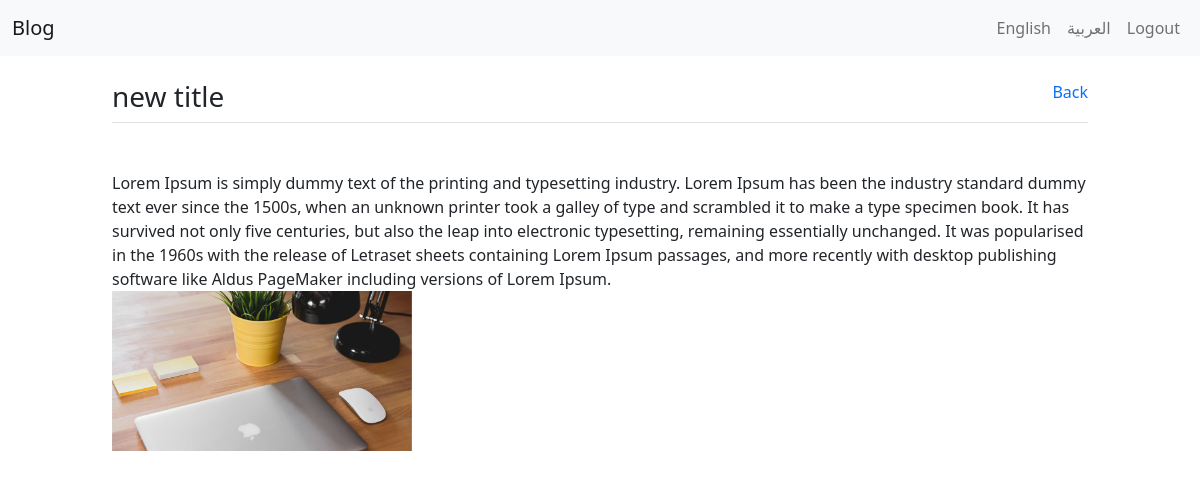
/show-post.php?id=2 (signed in), run on the app's committed database.
### tables this page shows
CREATE TABLE `posts` (
  `id` int(10) UNSIGNED NOT NULL,
  `title` varchar(255) NOT NULL,
  `image` varchar(255) DEFAULT NULL,
  `body` text NOT NULL,
  `user_id` int(10) UNSIGNED NOT NULL,
  `created_at` datetime NOT NULL DEFAULT current_timestamp()
);

### inc/message_en.php (called while the page is built)
<?php
$msg=[
    "dir" => "ltr",
    "Blog"=>"Blog",
    "All posts" =>"All posts",
    "Add new post"=>"Add new post",
    "Title"=>"Title",
    "Published At"=>"Published At",
    "Actions"=>"Actions",
    "Show"=>"Show",
    "Edit"=>"Edit",
    "Delete"=>"Delete",
    "Previous"=>"Previous",
    "Next"=>"Next",
    "Logout"=>"Logout",
    "Back"=>"Back",
    "Edit post"=>"Edit post",
    "Body"=>"Body",
    "Submit"=>"Submit",
    "image"=>"image",
    "Login"=>"Login",
    "do you really want to delete post?" => "do you really want to delete post?",
    "Email"=>"Email",
    "Password"=>"Password",
];
?>

### show-post.php (the view, shortened to what this page needs)
<?php require_once('inc/header.php'); ?>
<?php require_once('inc/navbar.php'); ?>
<?php
if(isset($_GET['id'])){
$id = $_GET['id'];
$query = "select * from posts where id=$id";
$runQuery = mysqli_query($conn,$query);
if(mysqli_num_rows($runQuery)==1){
$post = mysqli_fetch_assoc($runQuery);
}else{
    $msg="post not found";
}
}else{
    header("location:index.php");
}
?>
<div class="container-fluid pt-4">
    <div class="row">
        <?php if(!empty($post)):?>
        <div class="col-md-10 offset-md-1">
            <div class="d-flex justify-content-between border-bottom mb-5">
                <div>
                    <h3><?php echo $post['title']?></h3>
                </div>
                <div>
                    <a href="index.php" class="text-decoration-none"><?php echo $msg['Back'];?></a>
                </div>
            </div>
            <div>
                <?php echo $post['body']?>
            </div>
            <div>
               <img src="uploads/<?php echo $post['image'] ?>" alt="" srcset="" width="300px">
            </div>
        </div>
    <?php else:echo $msg;
        endif;
        ?>
    </div>
</div>
<?php require('inc/footer.php'); ?>

### inc/header.php (shortened to what this page needs)
<!DOCTYPE html>
<?php
if(isset($_SESSION['lang'])){
    $lang = $_SESSION['lang'];
}else{
    $lang='en';
}
if($lang == 'ar'){
    require_once('message_ar.php');
}else{
    require_once('message_en.php');
}
?>
<html lang="<?php echo $lang;?>" dir="<?php echo $msg['dir'] ?>">
<head>
    <link rel="stylesheet" href="assets/css/bootstrap.min.css">
</head>
<body class="<?php if($lang == 'ar'): echo'container-fluid'; else:; endif; ?>">

### inc/navbar.php (shortened to what this page needs)
<nav class="navbar navbar-expand-lg navbar-light bg-light">
    <div class="container-fluid">
        <a class="navbar-brand" href="index.php"><?php echo $msg['Blog']?></a>
        <div class="collapse navbar-collapse" id="navbarSupportedContent">
            <ul class="<?php if($lang == 'ar'): echo'navbar-nav me-auto mb-2 mb-lg-0'; else:echo'navbar-nav ms-auto mb-2 mb-lg-0 '; endif; ?>">
               <li class="nav-item">
                    <a class="nav-link" href="inc/change_lang.php?lang=en">English</a>
                </li>
                <li class="nav-item">
                    <a class="nav-link" href="inc/change_lang.php?lang=ar">العربية</a>
                </li>
                <?php require_once('connection.php');
                if(! isset($_SESSION['user_id'])):
                ?>
                <li class="nav-item">
                    <a class="nav-link" href="login.php"><?php echo $msg['Login']?></a>
                </li>
                <?php else:?>
                <li class="nav-item">
                    <a class="nav-link" href="handle/logout.php"><?php echo $msg['Logout'] ?></a>
                </li>
                <?php endif;?>
            </ul>
        </div>
    </div>
</nav>

### inc/footer.php (shortened to what this page needs)
</body>
</html>

### data on the page
posts: title "new title", body "Lorem Ipsum is simply dummy text of the printing and typesetting industry. Lorem Ipsum has been the industry standard dummy text ever since the 1500s, when an unknown printer took a galley of type and scrambled it to make a type specimen book. It has survived not only five centuries, but also the leap into electronic typesetting, remaining essentially unchanged. It was popularised in the 1960s with the release of Letraset sheets containing Lorem Ipsum passages, and more recently with desktop publishing software like Aldus PageMaker including versions of Lorem Ipsum.", image (picture)

### other printed values
$msg['Blog'] "Blog"
$msg['Logout'] "Logout"
$msg['Back'] "Back"
